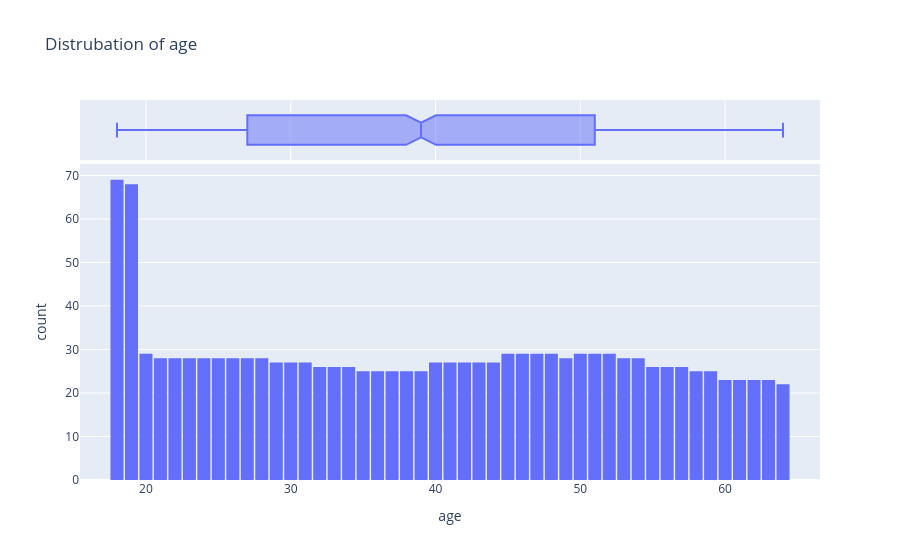

The code cell stored with this chart in its notebook:
### Code cell
fig= px.histogram(medical_df,
                  marginal='box',
                  x='age',
                  title='Distrubation of age',
                  nbins=47
                  )
fig.update_layout(bargap=0.1)
fig.show()

### Figure 1 — Plotly figure (JSON) as saved in the notebook; plotly's stock layout.template omitted (floating-point values rounded to 4 significant figures; data arrays with more than 128 entries replaced by an {"elided": "..."} marker saying what was removed)
{"data": [{"bingroup": "x", "hovertemplate": "age=%{x}<br>count=%{y}<extra></extra>", "legendgroup": "", "marker": {"color": "#636efa", "pattern": {"shape": ""}}, "name": "", "nbinsx": 47, "orientation": "v", "showlegend": false, "type": "histogram", "x": {"elided": "1338 int values"}, "xaxis": "x", "yaxis": "y"}, {"hovertemplate": "age=%{x}<extra></extra>", "legendgroup": "", "marker": {"color": "#636efa"}, "name": "", "notched": true, "showlegend": false, "type": "box", "x": {"elided": "1338 int values"}, "xaxis": "x2", "yaxis": "y2"}], "layout": {"bargap": 0.1, "barmode": "relative", "legend": {"tracegroupgap": 0}, "title": {"text": "Distrubation of age"}, "xaxis": {"anchor": "y", "domain": [0, 1], "title": {"text": "age"}}, "xaxis2": {"anchor": "y2", "domain": [0, 1], "matches": "x", "showgrid": true, "showticklabels": false}, "yaxis": {"anchor": "x", "domain": [0, 0.8316], "title": {"text": "count"}}, "yaxis2": {"anchor": "x2", "domain": [0.8416, 1], "matches": "y2", "showgrid": false, "showline": false, "showticklabels": false, "ticks": ""}}}
